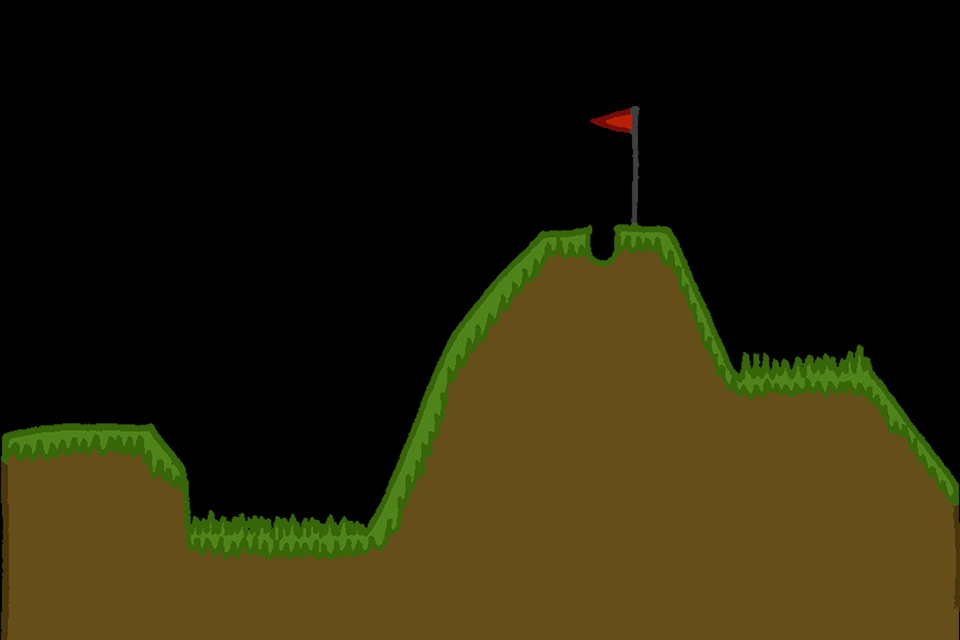

This is a level from a 2D game, rendered from its Tiled map with the project's own tilesets. A one-line summary and the map file follow, with tile-layer data summarised:
An orthogonal 30x20 tile map with 32x32 px tiles, 1 tile layer (Tile Layer 1).

<map version="1.0" orientation="orthogonal" width="30" height="20" tilewidth="32" tileheight="32">
 <tileset firstgid="1" name="Level1" tilewidth="32" tileheight="32">
  <image source="Level1.png" width="960" height="544" />
 </tileset>
 <layer name="Tile Layer 1" width="30" height="20">
  <data>[600 cells, 264 non-empty, 98 distinct tile ids]</data>
 </layer>
</map>
